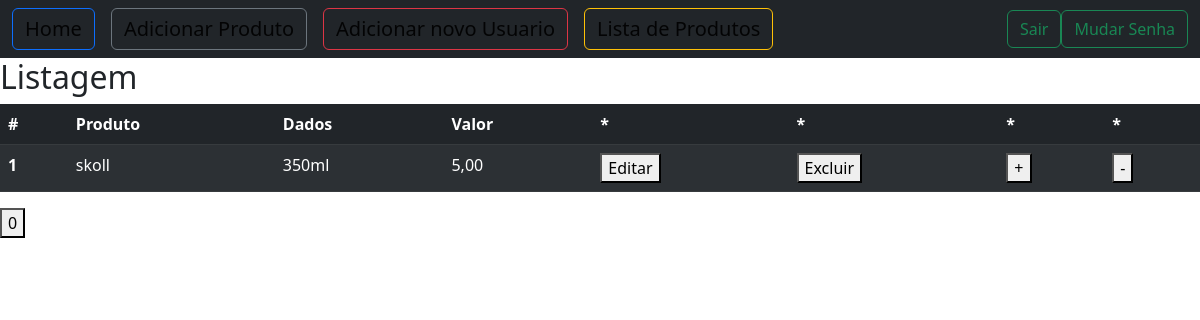
Before: /list/ (signed in) with the older database file.
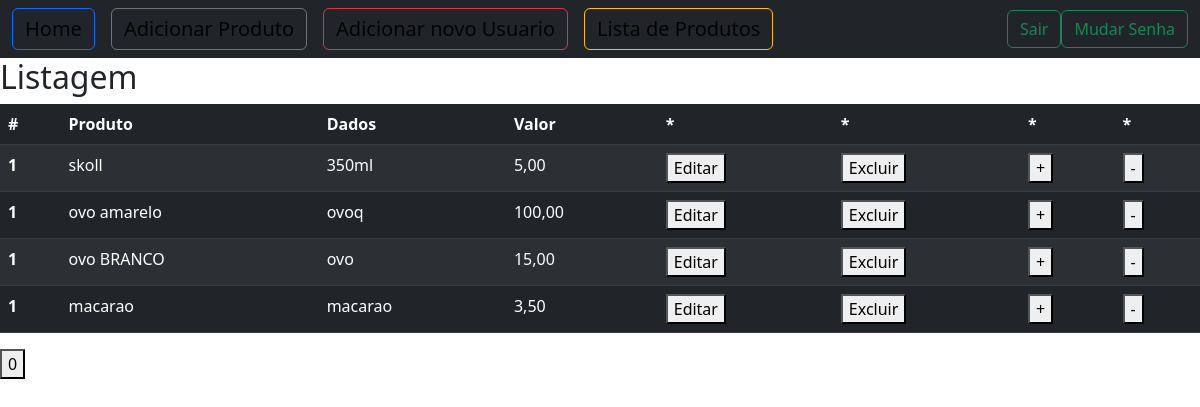
After: the same page with the newer database file.
### core/models.py (models this page shows, shortened)
class Produto(models.Model):
    nome = models.CharField(max_length=120)
    dados = models.CharField(max_length=150)
    valor = models.DecimalField(decimal_places=2,max_digits=5)

### core/crud.py (the view)
# urls.py: path('list/',ListaProduto.as_view(),name='list'),
class ListaProduto(LoginRequiredMixin,ListView):
    template_name = 'crud/list.html'
    model = Produto
    success_url = reverse_lazy('home')
    def get_context_data(self, **kwargs):
        context = super().get_context_data(**kwargs)
        context ['produtos'] = Produto.objects.all()
        return context

### templates/crud/list.html (shortened to what this page needs)
{% extends 'base.html' %}
{% block content %}
<h2>Listagem</h2>
  <table class=" table table-dark table-striped">
    <thead>
      <tr>
        <th scope="col">#</th>
        <th scope="col">Produto</th>
        <th scope="col">Dados</th>
        <th scope="col">Valor</th>
        {% if perms.contenttypes.view_contenttype %}
          <th scope="col">*</th>
          <th scope="col">*</th>
          <th scope="col">*</th>
          <th scope="col">*</th>
        {% endif %}
      </tr>
    </thead>
    <tbody>
        {% for pro in produtos %}
            <tr>
                <th scope="row">1</th>
                <td>{{ pro.nome }}</td>
                <td>{{ pro.dados }}</td>
                <td id="valor">{{ pro.valor }}</td>
                {% if perms.core.change_produto %}
                  <td><button  onclick="location.href = '{% url 'update' pro.pk  %}'" >Editar</button></td>
                {% endif %}
                {% if perms.core.delete_produto %}
                  <td><button  onclick="location.href = '{% url 'deleta' pro.pk %}'" >Excluir</button></td>
                {% endif %}
                {% if perms.contenttypes.view_contenttype %}
                  <td><button >+</button></td>
                  <td><button >-</button></td>
                {% endif %}
            </tr>
      {% endfor %}
    </tbody>
  </table>
  <button id="test" onclick="test()">0</button>
{%endblock%}

### templates/base.html (shortened to what this page needs)
<!DOCTYPE html>
<html lang="en">
<head>
<link href="https://cdn.jsdelivr.net/npm/bootstrap@5.2.3/dist/css/bootstrap.min.css" rel="stylesheet">
</head>
<body>
    <nav class="navbar bg-dark">
        <div class="container-fluid">
            <form class="d-flex" role="search">
            <button class="navbar-brand btn btn-outline-primary" type="button" onclick="location.href='{% url 'home' %}'">Home</button>
            {% if user.is_authenticated %}
                {% if perms.contenttypes.view_contenttype%}
                    <button class="navbar-brand btn btn-outline-secondary" type="button" onclick="location.href='{% url 'creat' %}'">Adicionar Produto</button>
                    {% if perms.usuario.add_user%}
                        <button class="navbar-brand btn btn-outline-danger" type="button" onclick="location.href='{% url 'singup' %}'">Adicionar novo Usuario</button>
                    {%endif%}
                   {% endif %}
                <button class="navbar-brand btn btn-outline-warning" type="button" onclick="location.href='{% url 'list' %}'">Lista de Produtos</button>
            {% endif %}
        </form>
          <form class="d-flex" role="search">
            {% if user.is_authenticated %}
                <button class="btn btn-outline-success" type="button" onclick="location.href='{% url 'logout' %}'">Sair</button>
                <button class="btn btn-outline-success" type="button" onclick="location.href='{% url 'password_change' %}'">Mudar Senha</button>
            {% else %}
                <button class="btn btn-primary" type="button" onclick="location.href='{% url 'singup' %}'">Cadastra-se</button>
                <button class="btn btn-primary" type="button" onclick="location.href='{% url 'login' %}'">Login</button>
            {% endif %}
          </form>
        </div>
      </nav>
    {% block content %}
    {% endblock %}
</body>
</html>

Changed rows visible on the page:
added Produto: nome "ovo amarelo", dados "ovoq", valor "100,00"
added Produto: nome "ovo BRANCO", dados "ovo", valor "15,00"
added Produto: nome "macarao", dados "macarao", valor "3,50"
